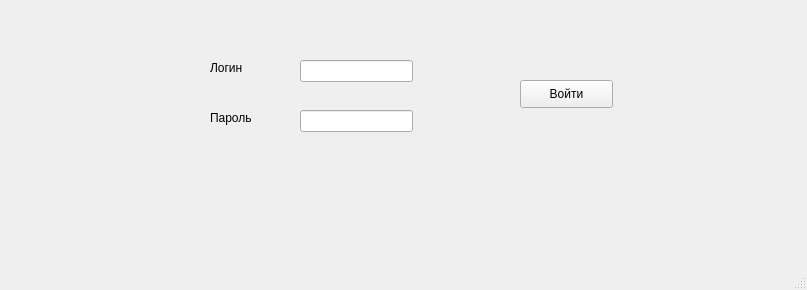
<?xml version="1.0" encoding="UTF-8"?>
<ui version="4.0">
 <class>MainWindow</class>
 <widget class="QMainWindow" name="MainWindow">
  <property name="geometry">
   <rect>
    <x>0</x>
    <y>0</y>
    <width>807</width>
    <height>290</height>
   </rect>
  </property>
  <property name="windowTitle">
   <string>MainWindow</string>
  </property>
  <widget class="QWidget" name="centralwidget">
   <widget class="QLabel" name="label">
    <property name="geometry">
     <rect>
      <x>210</x>
      <y>60</y>
      <width>55</width>
      <height>16</height>
     </rect>
    </property>
    <property name="text">
     <string>Логин</string>
    </property>
   </widget>
   <widget class="QLabel" name="label_2">
    <property name="geometry">
     <rect>
      <x>210</x>
      <y>110</y>
      <width>55</width>
      <height>16</height>
     </rect>
    </property>
    <property name="text">
     <string>Пароль</string>
    </property>
   </widget>
   <widget class="QPushButton" name="enter_st">
    <property name="geometry">
     <rect>
      <x>520</x>
      <y>80</y>
      <width>93</width>
      <height>28</height>
     </rect>
    </property>
    <property name="text">
     <string>Войти</string>
    </property>
   </widget>
   <widget class="QLineEdit" name="login">
    <property name="geometry">
     <rect>
      <x>300</x>
      <y>60</y>
      <width>113</width>
      <height>22</height>
     </rect>
    </property>
   </widget>
   <widget class="QLineEdit" name="password">
    <property name="geometry">
     <rect>
      <x>300</x>
      <y>110</y>
      <width>113</width>
      <height>22</height>
     </rect>
    </property>
   </widget>
  </widget>
  <widget class="QMenuBar" name="menubar">
   <property name="geometry">
    <rect>
     <x>0</x>
     <y>0</y>
     <width>807</width>
     <height>26</height>
    </rect>
   </property>
  </widget>
  <widget class="QStatusBar" name="statusbar"/>
 </widget>
 <resources/>
 <connections/>
</ui>
